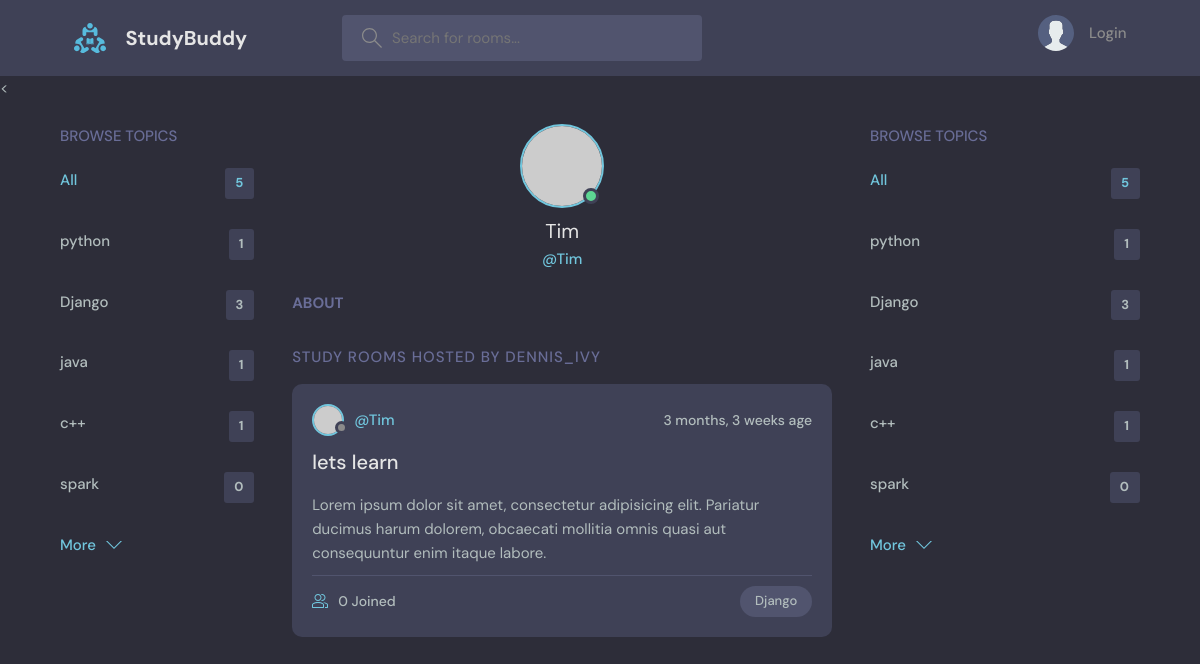
The app's page /profile/2/ with its own data.
### base/models.py (models this page shows, shortened)
class Topic(models.Model):
    name = models.CharField(max_length=200)

class Room(models.Model):
    host = models.ForeignKey(User, on_delete=models.SET_NULL, null=True)
    topic = models.ForeignKey(Topic, on_delete=models.SET_NULL, null=True)
    name = models.CharField(max_length=200)
    description = models.TextField(null=True, blank=True)
    participants = models.ManyToManyField(User, related_name='participants', blank=True)
    updated = models.DateTimeField(auto_now=True)
    created = models.DateTimeField(auto_now_add=True) #auto_now_add only takes a timestamp
    class Meta:
        ordering = ['-updated', '-created']

### base/views.py (the view)
# urls.py: path('profile/<str:pk>/', views.userProfile, name='user-profile'),
def userProfile(request, pk):
    user = User.objects.get(id=pk)
    rooms = user.room_set.all()
    room_messages = user.message_set.all()
    topics = Topic.objects.all()
    context = {'user': user, 'rooms': rooms,'room_messages':room_messages, 'topics': topics}
    return render(request, 'base/profile.html', context)

### base/templates/base/profile.html (shortened to what this page needs)
{% extends 'main.html' %}
{% block content %}
  <main class="profile-page layout layout--3">
    <div class="container">
      {% include 'base/topic_components.html' %}
      <div class="roomList">
        <div class="profile">
          <div class="profile__avatar">
            <div class="avatar avatar--large active">
              <img src="https://randomuser.me/api/portraits/men/11.jpg" />
            </div>
          </div>
          <div class="profile__info">
            <h3>{{user.username}}</h3>
            <p>@{{user.username}}</p>
          </div>
          <div class="profile__about">
            <h3>About</h3>
          </div>
        </div>
        <div class="roomList__header">
          <div>
            <h2>Study Rooms Hosted by dennis_ivy</a>
            </h2>
          </div>
        </div>
       {% include 'base/feed_components.html' %}
      </div>
      {% include 'base/topic_components.html' %}
    </div>
  </main>
{% endblock content%}

### base/templates/base/topic_components.html
<div class="topics">
          <div class="topics__header">
            <h2>Browse Topics</h2>
          </div>
          <ul class="topics__list">
            <li>
              <a href="{% url 'home'%}" class="active">All <span>{{topics.count}}</span></a>
            </li>
              {% for topic in topics %}
            <li>
              <a href="{% url 'home' %}?q={{topic.name}} ">{{ topic.name }} <span>{{topic.room_set.all.count}}</span></a>
            </li>
              {% endfor %}
          </ul>
          <a class="btn btn--link" href="topics.html">
            More
            <svg version="1.1" xmlns="http://www.w3.org/2000/svg" width="32" height="32" viewBox="0 0 32 32">
              <title>chevron-down</title>
              <path d="M16 21l-13-13h-3l16 16 16-16h-3l-13 13z"></path>
            </svg>
          </a>
        </div>

### base/templates/base/feed_components.html (shortened to what this page needs)
{% for room in rooms %}
<div class="roomListRoom">
    <div class="roomListRoom__header">
        {% if room.host %}
        <a href="{% url 'user-profile' room.host.id %}" class="roomListRoom__author">
            <div class="avatar avatar--small">
                <img src="https://randomuser.me/api/portraits/women/11.jpg" />
            </div>
            <span>@{{room.host.username}}</span>
        </a>
        {% endif %}
        <div class="roomListRoom__actions">
            <span>{{room.created|timesince}} age</span>
        </div>
    </div>
    <div class="roomListRoom__content">
        <a href="{% url 'room' room.id %}">{{room.name}}</a>
        <p>
            Lorem ipsum dolor sit amet, consectetur adipisicing elit. Pariatur ducimus harum dolorem, obcaecati mollitia omnis quasi aut consequuntur enim itaque labore.
        </p>
    </div>
    <div class="roomListRoom__meta">
        <a href="{% url 'room' room.id %}" class="roomListRoom__joined">
            {{room.participants.all.count}} Joined
        </a>
        <p class="roomListRoom__topic">{{room.topic.name}}</p>
    </div>
</div>
{% endfor %}

### records on screen
Topic: name "python", room_set.all.count "1"
Topic: name "Django", room_set.all.count "3"
Topic: name "java", room_set.all.count "1"
Topic: name "c++", room_set.all.count "1"
Topic: name "spark", room_set.all.count "0"
Room: host.username "Tim", created "3 months, 3 weeks", name "lets learn", participants.all.count "0", topic.name "Django"

### other values on screen
{{ topics.count }} "5 5"
{{ user.username }} "Tim"
